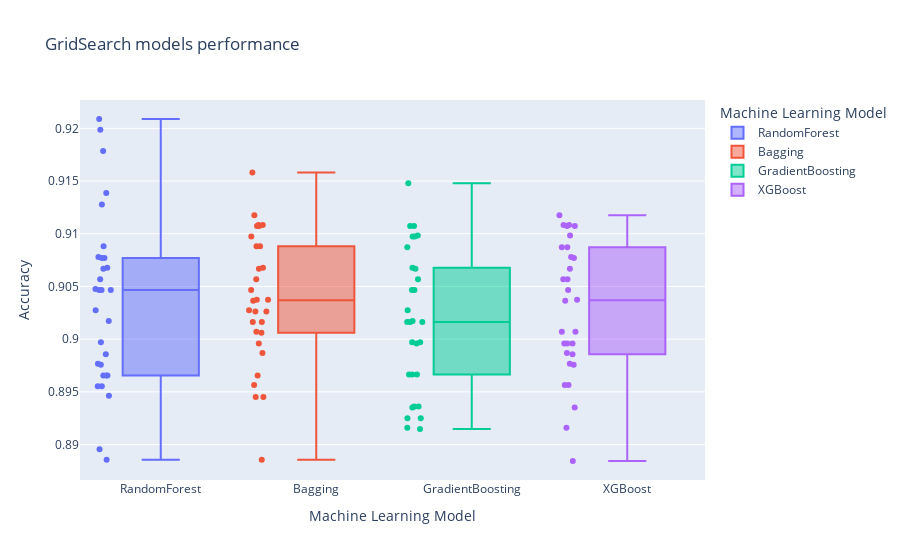

Notebook code cell kept with this figure:
### Markdown cell above
Generate a box plot to check the evaluation of each model.

### Code cell
fig = px.box(classificationmod, x="Model", y="Score",color="Model",points='all',
labels={"Model": "Machine Learning Model",
        "Score": "Accuracy"
        },title="GridSearch models performance")
fig.show()
#fig.write_image("Boxplot.jpeg",engine="kaleido",format="png", width=1600, height=700, scale=0.75)

### Figure 1 — Plotly figure (JSON) as saved in the notebook; plotly's stock layout.template omitted (floating-point values rounded to 4 significant figures)
{"data": [{"alignmentgroup": "True", "boxpoints": "all", "hovertemplate": "Machine Learning Model=%{x}<br>Accuracy=%{y}<extra></extra>", "legendgroup": "RandomForest", "marker": {"color": "#636efa"}, "name": "RandomForest", "notched": false, "offsetgroup": "RandomForest", "orientation": "v", "showlegend": true, "type": "box", "x": ["RandomForest", "RandomForest", "RandomForest", "RandomForest", "RandomForest", "RandomForest", "RandomForest", "RandomForest", "RandomForest", "RandomForest", "RandomForest", "RandomForest", "RandomForest", "RandomForest", "RandomForest", "RandomForest", "RandomForest", "RandomForest", "RandomForest", "RandomForest", "RandomForest", "RandomForest", "RandomForest", "RandomForest", "RandomForest", "RandomForest", "RandomForest", "RandomForest", "RandomForest", "RandomForest"], "x0": " ", "xaxis": "x", "y": [0.9017, 0.9139, 0.8997, 0.9068, 0.9178, 0.9047, 0.8966, 0.9047, 0.8966, 0.8955, 0.9088, 0.9078, 0.8946, 0.9027, 0.8955, 0.8986, 0.9209, 0.8976, 0.9128, 0.9057, 0.9048, 0.8977, 0.8896, 0.8886, 0.8966, 0.9067, 0.9047, 0.9077, 0.9077, 0.9199], "y0": " ", "yaxis": "y"}, {"alignmentgroup": "True", "boxpoints": "all", "hovertemplate": "Machine Learning Model=%{x}<br>Accuracy=%{y}<extra></extra>", "legendgroup": "Bagging", "marker": {"color": "#EF553B"}, "name": "Bagging", "notched": false, "offsetgroup": "Bagging", "orientation": "v", "showlegend": true, "type": "box", "x": ["Bagging", "Bagging", "Bagging", "Bagging", "Bagging", "Bagging", "Bagging", "Bagging", "Bagging", "Bagging", "Bagging", "Bagging", "Bagging", "Bagging", "Bagging", "Bagging", "Bagging", "Bagging", "Bagging", "Bagging", "Bagging", "Bagging", "Bagging", "Bagging", "Bagging", "Bagging", "Bagging", "Bagging", "Bagging", "Bagging"], "x0": " ", "xaxis": "x", "y": [0.9037, 0.9108, 0.9037, 0.9088, 0.9097, 0.9026, 0.8996, 0.9016, 0.9016, 0.8966, 0.9088, 0.9108, 0.8956, 0.9027, 0.8945, 0.9037, 0.9118, 0.8945, 0.9108, 0.9047, 0.9068, 0.9007, 0.8886, 0.8987, 0.9006, 0.9108, 0.9067, 0.9057, 0.9026, 0.9158], "y0": " ", "yaxis": "y"}, {"alignmentgroup": "True", "boxpoints": "all", "hovertemplate": "Machine Learning Model=%{x}<br>Accuracy=%{y}<extra></extra>", "legendgroup": "GradientBoosting", "marker": {"color": "#00cc96"}, "name": "GradientBoosting", "notched": false, "offsetgroup": "GradientBoosting", "orientation": "v", "showlegend": true, "type": "box", "x": ["GradientBoosting", "GradientBoosting", "GradientBoosting", "GradientBoosting", "GradientBoosting", "GradientBoosting", "GradientBoosting", "GradientBoosting", "GradientBoosting", "GradientBoosting", "GradientBoosting", "GradientBoosting", "GradientBoosting", "GradientBoosting", "GradientBoosting", "GradientBoosting", "GradientBoosting", "GradientBoosting", "GradientBoosting", "GradientBoosting", "GradientBoosting", "GradientBoosting", "GradientBoosting", "GradientBoosting", "GradientBoosting", "GradientBoosting", "GradientBoosting", "GradientBoosting", "GradientBoosting", "GradientBoosting"], "x0": " ", "xaxis": "x", "y": [0.8967, 0.9017, 0.8997, 0.9068, 0.9108, 0.9067, 0.8915, 0.9016, 0.9016, 0.8935, 0.9027, 0.9098, 0.8997, 0.8967, 0.8925, 0.9016, 0.9108, 0.8925, 0.9097, 0.9047, 0.8967, 0.8936, 0.8916, 0.8936, 0.8996, 0.9057, 0.9087, 0.9047, 0.9097, 0.9148], "y0": " ", "yaxis": "y"}, {"alignmentgroup": "True", "boxpoints": "all", "hovertemplate": "Machine Learning Model=%{x}<br>Accuracy=%{y}<extra></extra>", "legendgroup": "XGBoost", "marker": {"color": "#ab63fa"}, "name": "XGBoost", "notched": false, "offsetgroup": "XGBoost", "orientation": "v", "showlegend": true, "type": "box", "x": ["XGBoost", "XGBoost", "XGBoost", "XGBoost", "XGBoost", "XGBoost", "XGBoost", "XGBoost", "XGBoost", "XGBoost", "XGBoost", "XGBoost", "XGBoost", "XGBoost", "XGBoost", "XGBoost", "XGBoost", "XGBoost", "XGBoost", "XGBoost", "XGBoost", "XGBoost", "XGBoost", "XGBoost", "XGBoost", "XGBoost", "XGBoost", "XGBoost", "XGBoost", "XGBoost"], "x0": " ", "xaxis": "x", "y": [0.9007, 0.9078, 0.9037, 0.9098, 0.9077, 0.8996, 0.8935, 0.9087, 0.8996, 0.8996, 0.9108, 0.9108, 0.8956, 0.8987, 0.8884, 0.8986, 0.9067, 0.8976, 0.9108, 0.9057, 0.8956, 0.9007, 0.8916, 0.8977, 0.9037, 0.9087, 0.9057, 0.9047, 0.9118, 0.9108], "y0": " ", "yaxis": "y"}], "layout": {"autosize": true, "boxmode": "overlay", "legend": {"title": {"text": "Machine Learning Model"}, "tracegroupgap": 0}, "title": {"text": "GridSearch models performance"}, "xaxis": {"anchor": "y", "autorange": true, "categoryarray": ["RandomForest", "Bagging", "GradientBoosting", "XGBoost"], "categoryorder": "array", "domain": [0, 1], "range": [-0.5159, 3.5], "title": {"text": "Machine Learning Model"}, "type": "category"}, "yaxis": {"anchor": "x", "autorange": true, "domain": [0, 1], "range": [0.8866, 0.9227], "title": {"text": "Accuracy"}, "type": "linear"}}}
